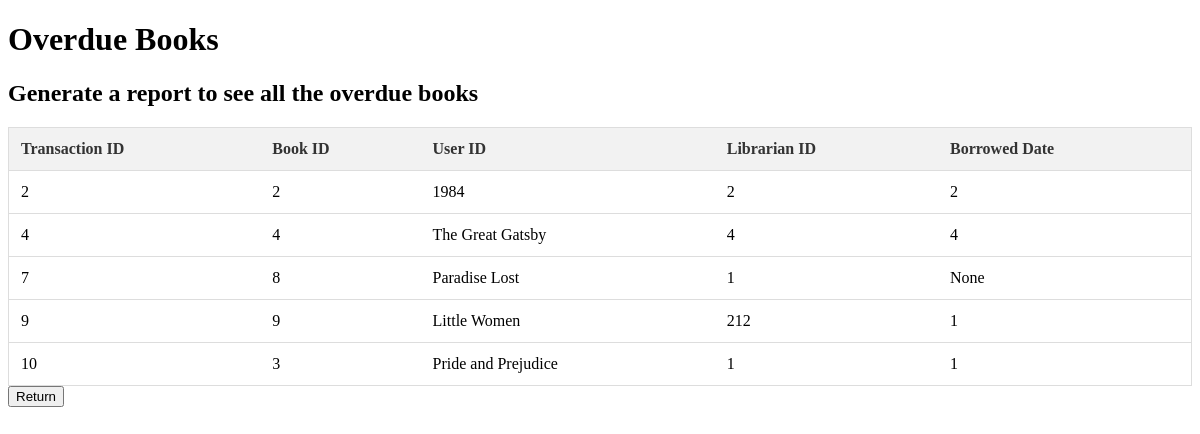
The app's page /overdue with its own data.
### tables this page shows
CREATE TABLE "Transactions" (
	"Transaction_ID"	INTEGER,
	"Book_ID"	INTEGER,
	"Title"	TEXT,
	"User_ID"	INTEGER,
	"Librarian_ID"	INTEGER,
	"Borrowed_Date"	DATE,
	"Returned_Date"	DATE,
	PRIMARY KEY("Transaction_ID"),
	FOREIGN KEY("Title") REFERENCES "Books"("Title")
	FOREIGN KEY("User_ID") REFERENCES "Users"("User_ID"),
	FOREIGN KEY("Librarian_ID") REFERENCES "Librarians"("Librarian_ID"),
	FOREIGN KEY("Book_ID") REFERENCES "Books"("Book_ID")
);

### app.py (the view)
@app.route('/overdue', methods = ['GET'])
def report_overdue():
    conn = sqlite3.connect(DATABASE)
    cur = conn.cursor()
    today = datetime.now()
    cur.execute('SELECT * FROM Transactions WHERE (Returned_Date IS NULL OR Returned_Date ="") AND Borrowed_Date < ?', (today - timedelta(days=30),))
    results = cur.fetchall()
    return render_template('overdue.html', results=results)

### templates/overdue.html (shortened to what this page needs)
<!DOCTYPE html>
<html lang="en">
<head>
</head>
<body>
    <h1>Overdue Books</h1>
    <section>
    <h2>Generate a report to see all the overdue books</h2>
    </section>
   <table>
      <tr>
          <th>Transaction ID</th>
          <th>Book ID</th>
          <th>User ID</th>
          <th>Librarian ID</th>
          <th>Borrowed Date</th>
      </tr>
      {% for book in results %}
      <tr>
          <td>{{ book[0]}}</td>
          <td>{{ book[1]}}</td>
          <td>{{ book[2]}}</td>
          <td>{{ book[3]}}</td>
          <td>{{ book[4]}}</td>
      </tr>
      {% endfor %}
  </table>
<form action="/previous">
   <button type="submit">Return</button>
</form>
</body>
</html>

### templates/overdue.html (style rules this page uses)
table { width: 100%; border-collapse: collapse; border: 1px solid #ddd; margin-top: 20px; }
th, td { padding:12px; text-align: left; border-bottom: 1px solid #ddd }
th { background-color: #f2f2f2; color: #333; }

### records on screen
Transactions: Transaction_ID "2", Book_ID "2", Title "1984", User_ID "2", Librarian_ID "2"
Transactions: Transaction_ID "4", Book_ID "4", Title "The Great Gatsby", User_ID "4", Librarian_ID "4"
Transactions: Transaction_ID "7", Book_ID "8", Title "Paradise Lost", User_ID "1", book "None"
Transactions: Transaction_ID "9", Book_ID "9", Title "Little Women", User_ID "212", Librarian_ID "1"
Transactions: Transaction_ID "10", Book_ID "3", Title "Pride and Prejudice", User_ID "1", Librarian_ID "1"
